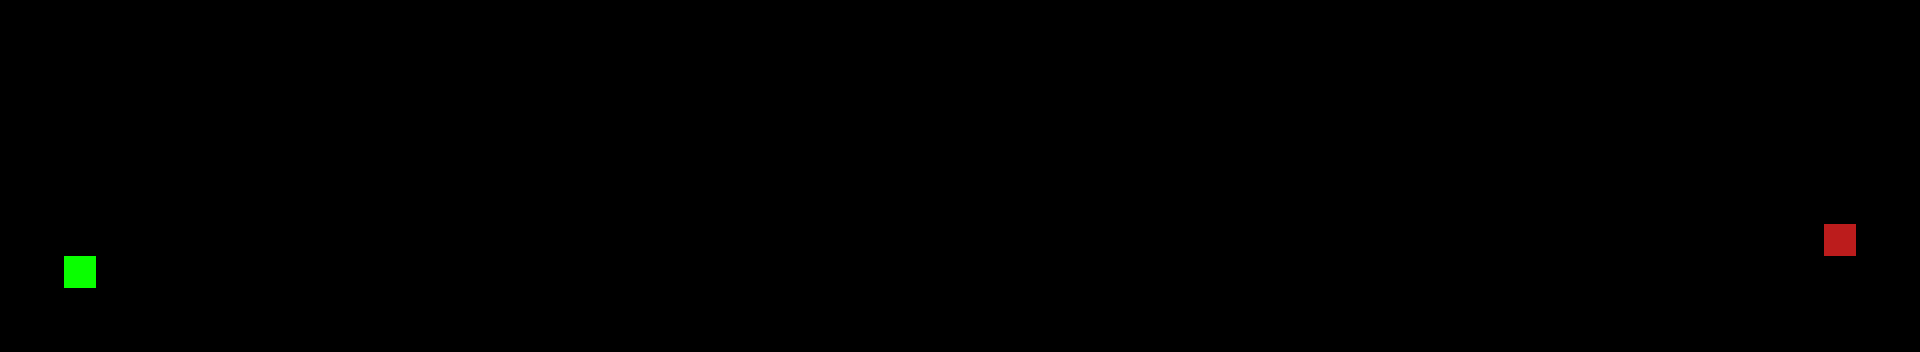

This is a level from a 2D game, rendered from its Tiled map with the project's own tilesets. A one-line summary and the map file follow, with tile-layer data summarised:
An orthogonal 60x11 tile map with 32x32 px tiles, 1 tile layer (player), 9 hidden layers not drawn, 7 tilesets.

<map version="1.9" tiledversion="1.9.2" orientation="orthogonal" renderorder="right-down" width="60" height="11" tilewidth="32" tileheight="32" infinite="0" nextlayerid="20" nextobjectid="1">
 <editorsettings>
  <export target="../0/level_0.csv" format="csv" />
 </editorsettings>
 <tileset firstgid="1" source="terrain_tiles.tsx" />
 <tileset firstgid="248" source="crates.tsx" />
 <tileset firstgid="254" source="decorations.tsx" />
 <tileset firstgid="296" source="door.tsx" />
 <tileset firstgid="297" source="coins.tsx" />
 <tileset firstgid="298" source="enemy.tsx" />
 <tileset firstgid="312" source="positions.tsx" />
 <layer id="4" name="walls" width="60" height="11" visible="0">
  <data>[660 cells, 266 non-empty, 16 distinct tile ids]</data>
 </layer>
 <layer id="5" name="bg_walls" width="60" height="11" visible="0">
  <data>[660 cells, 394 non-empty, 13 distinct tile ids]</data>
 </layer>
 <layer id="17" name="enemy" width="60" height="11" visible="0">
  <data>[660 cells, 4 non-empty, 2 distinct tile ids]</data>
 </layer>
 <layer id="18" name="collision" width="60" height="11" visible="0">
  <data>[660 cells, 8 non-empty, 5 distinct tile ids]</data>
 </layer>
 <layer id="19" name="player" width="60" height="11">
  <data>[660 cells, 2 non-empty, 2 distinct tile ids]</data>
 </layer>
 <layer id="11" name="crates" width="60" height="11" visible="0">
  <data>[660 cells, 8 non-empty, 3 distinct tile ids]</data>
 </layer>
 <layer id="12" name="wood" width="60" height="11" visible="0">
  <data>[660 cells, 13 non-empty, 4 distinct tile ids]</data>
 </layer>
 <layer id="13" name="bg_deco" width="60" height="11" visible="0">
  <data>[660 cells, 3 non-empty, 3 distinct tile ids]</data>
 </layer>
 <layer id="15" name="doors" width="60" height="11" visible="0">
  <data>[660 cells, 1 non-empty, 1 distinct tile ids]</data>
 </layer>
 <layer id="16" name="coins" width="60" height="11" visible="0" offsetx="8" offsety="-9">
  <data>[660 cells, 40 non-empty, 1 distinct tile ids]</data>
 </layer>
</map>
